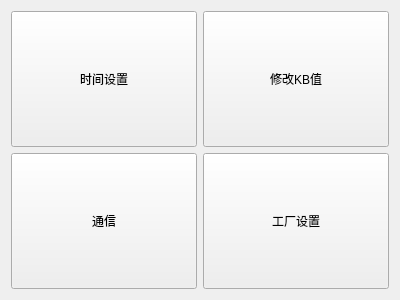
<?xml version="1.0" encoding="UTF-8"?>
<ui version="4.0">
 <class>ParameterSettings</class>
 <widget class="QWidget" name="ParameterSettings">
  <property name="geometry">
   <rect>
    <x>0</x>
    <y>0</y>
    <width>400</width>
    <height>300</height>
   </rect>
  </property>
  <property name="windowTitle">
   <string>Form</string>
  </property>
  <layout class="QGridLayout" name="gridLayout">
   <item row="0" column="0">
    <widget class="QPushButton" name="DateTimeSet">
     <property name="sizePolicy">
      <sizepolicy hsizetype="Minimum" vsizetype="Minimum">
       <horstretch>0</horstretch>
       <verstretch>0</verstretch>
      </sizepolicy>
     </property>
     <property name="text">
      <string>时间设置</string>
     </property>
    </widget>
   </item>
   <item row="0" column="1">
    <widget class="QPushButton" name="KBSet">
     <property name="sizePolicy">
      <sizepolicy hsizetype="Minimum" vsizetype="Minimum">
       <horstretch>0</horstretch>
       <verstretch>0</verstretch>
      </sizepolicy>
     </property>
     <property name="text">
      <string>修改KB值</string>
     </property>
    </widget>
   </item>
   <item row="1" column="0">
    <widget class="QPushButton" name="CommunicationSet">
     <property name="sizePolicy">
      <sizepolicy hsizetype="Minimum" vsizetype="Minimum">
       <horstretch>0</horstretch>
       <verstretch>0</verstretch>
      </sizepolicy>
     </property>
     <property name="text">
      <string>通信</string>
     </property>
    </widget>
   </item>
   <item row="1" column="1">
    <widget class="QPushButton" name="factorySet">
     <property name="sizePolicy">
      <sizepolicy hsizetype="Minimum" vsizetype="Minimum">
       <horstretch>0</horstretch>
       <verstretch>0</verstretch>
      </sizepolicy>
     </property>
     <property name="text">
      <string>工厂设置</string>
     </property>
    </widget>
   </item>
  </layout>
 </widget>
 <resources/>
 <connections/>
</ui>
